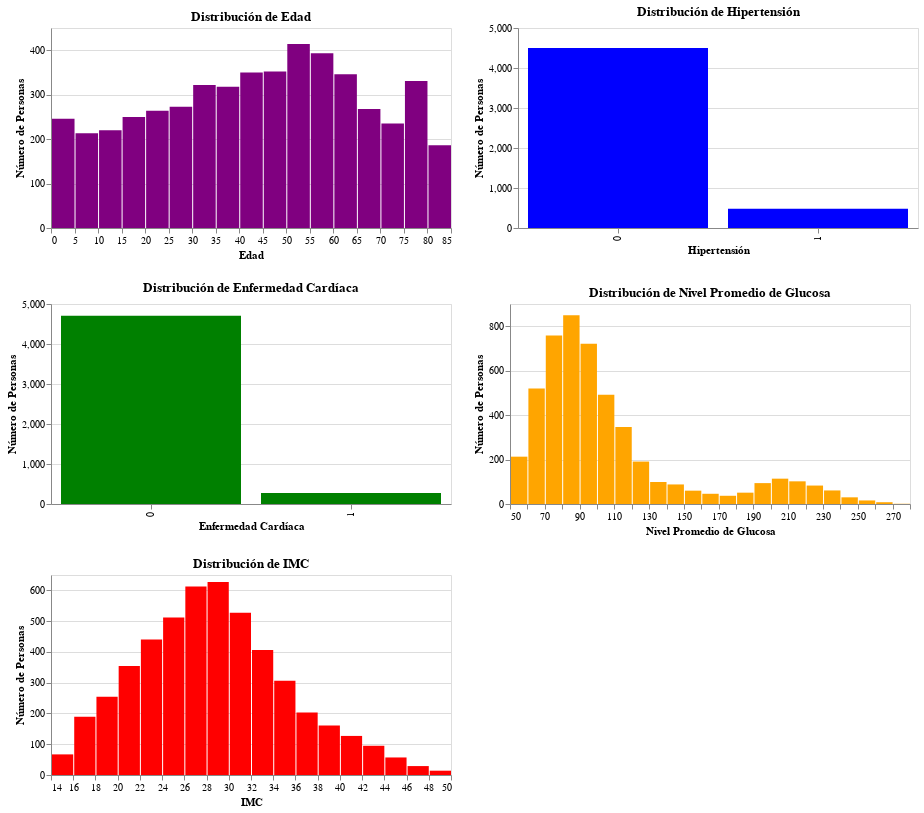

The notebook cell saved with this chart:
### Markdown cell above
### Visualizando las columnas numericas

### Code cell
# Lista de columnas numéricas y sus descripciones en español
numerical_columns = [
    {'column': 'edad', 'description': 'Edad'},
    {'column': 'hipertensión', 'description': 'Hipertensión'},
    {'column': 'enfermedad_cardíaca', 'description': 'Enfermedad Cardíaca'},
    {'column': 'nivel_promedio_de_glucosa', 'description': 'Nivel Promedio de Glucosa'},
    {'column': 'índice_de_masa_corporal', 'description': 'IMC'}
]

# Lista de colores para cada columna
colors = ['purple', 'blue', 'green', 'orange', 'red']

# Función para crear un histograma para una columna numérica con un color específico
def create_histogram(meta, data, color):
    unique_values = data[meta['column']].nunique()
    
    # Si la columna es binaria, usar un enfoque diferente
    if unique_values == 2:
        chart = alt.Chart(data).mark_bar(color=color).encode(
            x=alt.X(f"{meta['column']}:O", title=meta['description']),  # Notar el "O" para ordinal
            y=alt.Y('count():Q', title='Número de Personas')
        )
    else:
        chart = alt.Chart(data).mark_bar(color=color).encode(
            x=alt.X(f"{meta['column']}:Q", bin=alt.Bin(maxbins=30), title=meta['description']),
            y=alt.Y('count():Q', title='Número de Personas')
        )
    
    return chart.properties(
        title=f'Distribución de {meta["description"]}',
        width=400,
        height=200
    )

# Inicializar una lista vacía para almacenar las filas de gráficos
num_rows = []

# Dividir las columnas en grupos de 2 para cada fila y asignar un color a cada una
for i in range(0, len(numerical_columns), 2):
    charts = [create_histogram(meta, stroke_data_translated, colors[i+j]) for j, meta in enumerate(numerical_columns[i:i+2])]
    num_rows.append(alt.hconcat(*charts))

# Concatenar las filas para formar una grilla
num_grid = alt.vconcat(*num_rows)
num_grid

### Figure 1 — Vega-Lite specification as saved in the notebook (floating-point values rounded to 4 significant figures; data arrays with more than 128 entries replaced by an {"elided": "..."} marker saying what was removed)
{"config": {"view": {"continuousWidth": 300, "continuousHeight": 300}}, "vconcat": [{"hconcat": [{"mark": {"type": "bar", "color": "purple"}, "encoding": {"x": {"bin": {"maxbins": 30}, "field": "edad", "title": "Edad", "type": "quantitative"}, "y": {"aggregate": "count", "title": "Número de Personas", "type": "quantitative"}}, "height": 200, "title": "Distribución de Edad", "width": 400}, {"mark": {"type": "bar", "color": "blue"}, "encoding": {"x": {"field": "hipertensión", "title": "Hipertensión", "type": "ordinal"}, "y": {"aggregate": "count", "title": "Número de Personas", "type": "quantitative"}}, "height": 200, "title": "Distribución de Hipertensión", "width": 400}]}, {"hconcat": [{"mark": {"type": "bar", "color": "green"}, "encoding": {"x": {"field": "enfermedad_cardíaca", "title": "Enfermedad Cardíaca", "type": "ordinal"}, "y": {"aggregate": "count", "title": "Número de Personas", "type": "quantitative"}}, "height": 200, "title": "Distribución de Enfermedad Cardíaca", "width": 400}, {"mark": {"type": "bar", "color": "orange"}, "encoding": {"x": {"bin": {"maxbins": 30}, "field": "nivel_promedio_de_glucosa", "title": "Nivel Promedio de Glucosa", "type": "quantitative"}, "y": {"aggregate": "count", "title": "Número de Personas", "type": "quantitative"}}, "height": 200, "title": "Distribución de Nivel Promedio de Glucosa", "width": 400}]}, {"hconcat": [{"mark": {"type": "bar", "color": "red"}, "encoding": {"x": {"bin": {"maxbins": 30}, "field": "índice_de_masa_corporal", "title": "IMC", "type": "quantitative"}, "y": {"aggregate": "count", "title": "Número de Personas", "type": "quantitative"}}, "height": 200, "title": "Distribución de IMC", "width": 400}]}], "data": {"name": "data-3b6bd8f610da350b58a1e24bd51f6be3"}, "$schema": "https://vega.github.io/schema/vega-lite/v5.8.0.json", "datasets": {"data-3b6bd8f610da350b58a1e24bd51f6be3": {"elided": "4981 records"}}}
